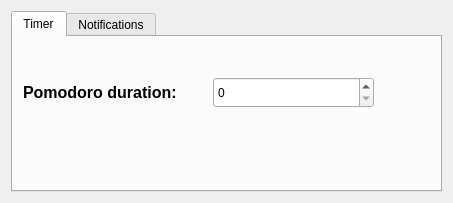
<?xml version="1.0" encoding="UTF-8"?>
<ui version="4.0">
 <class>Settings</class>
 <widget class="QDialog" name="Settings">
  <property name="geometry">
   <rect>
    <x>0</x>
    <y>0</y>
    <width>453</width>
    <height>203</height>
   </rect>
  </property>
  <property name="windowTitle">
   <string>Dialog</string>
  </property>
  <layout class="QHBoxLayout" name="horizontalLayout">
   <item>
    <widget class="QTabWidget" name="tabWidget">
     <property name="tabPosition">
      <enum>QTabWidget::TabPosition::North</enum>
     </property>
     <property name="tabShape">
      <enum>QTabWidget::TabShape::Rounded</enum>
     </property>
     <property name="currentIndex">
      <number>0</number>
     </property>
     <property name="elideMode">
      <enum>Qt::TextElideMode::ElideNone</enum>
     </property>
     <property name="movable">
      <bool>true</bool>
     </property>
     <widget class="QWidget" name="configTimer">
      <attribute name="title">
       <string>Timer</string>
      </attribute>
      <widget class="QSpinBox" name="boxTimerDuration">
       <property name="geometry">
        <rect>
         <x>200</x>
         <y>40</y>
         <width>161</width>
         <height>31</height>
        </rect>
       </property>
      </widget>
      <widget class="QLabel" name="labelTimerDuration">
       <property name="geometry">
        <rect>
         <x>10</x>
         <y>40</y>
         <width>191</width>
         <height>31</height>
        </rect>
       </property>
       <property name="font">
        <font>
         <pointsize>12</pointsize>
         <bold>true</bold>
        </font>
       </property>
       <property name="text">
        <string>Pomodoro duration:</string>
       </property>
      </widget>
     </widget>
     <widget class="QWidget" name="configNotifications">
      <attribute name="title">
       <string>Notifications</string>
      </attribute>
     </widget>
    </widget>
   </item>
  </layout>
 </widget>
 <resources/>
 <connections/>
</ui>
